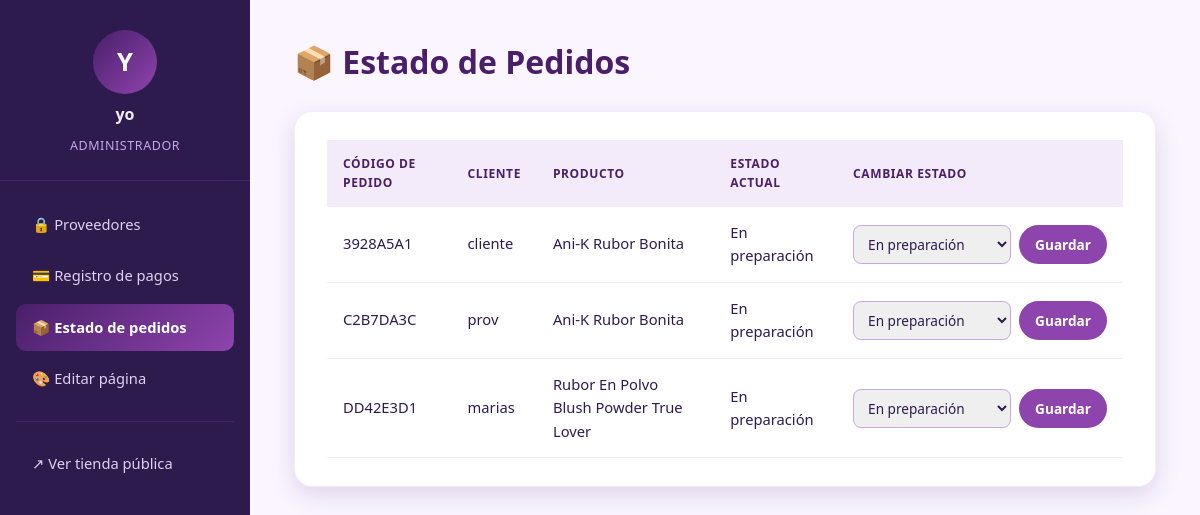
Before: /adm/pedidos/ (signed in) with the older database file.
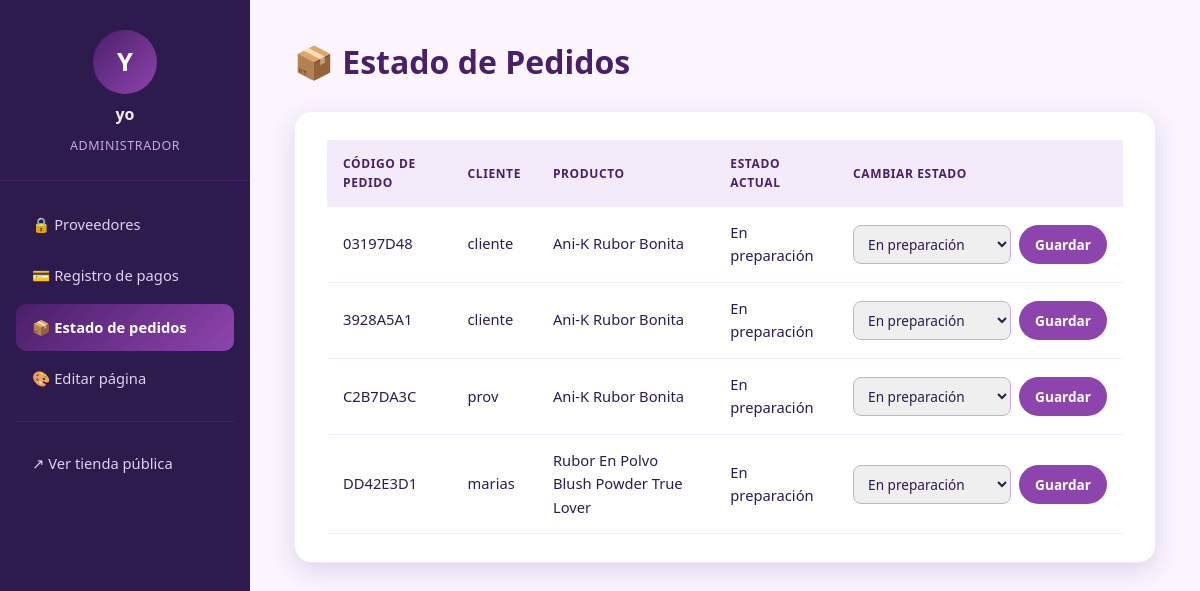
After: the same page with the newer database file.
### rastreo/models.py (models this page shows, shortened)
class Envio(models.Model):
    ESTADOS = [
        ('preparando', 'En preparación'),
        ('listo', 'Listo'),
        ('en_camino', 'En viaje'),
        ('entregado', 'Llegó a su destino'),
        ('cancelado', 'Cancelado'),
    ]
    METODOS_PAGO = [
        ('nequi', 'Nequi'),
        ('tarjeta', 'Tarjeta (Visa/Mastercard)'),
        ('pse', 'PSE'),
        ('mercadopago', 'Mercado Pago'),
        ('contraentrega', 'Pago contraentrega'),
    ]
    cliente = models.ForeignKey(settings.AUTH_USER_MODEL, on_delete=models.CASCADE, related_name='envios')
    producto = models.ForeignKey(Producto, on_delete=models.CASCADE)
    fecha_creacion = models.DateTimeField(auto_now_add=True)
    estado_actual = models.CharField(max_length=20, choices=ESTADOS, default='preparando')
    numero_guia = models.CharField(max_length=20, unique=True)
    cantidad = models.PositiveIntegerField(default=1)
    precio_unitario = models.DecimalField(max_digits=10, decimal_places=2, default=0)
    nombre_destinatario = models.CharField(max_length=150, blank=True)
    telefono = models.CharField(max_length=20, blank=True)
    correo = models.EmailField(blank=True)
    direccion = models.CharField(max_length=255, blank=True)
    departamento = models.CharField(max_length=100, blank=True)
    ciudad = models.CharField(max_length=100, blank=True)
    metodo_pago = models.CharField(max_length=20, choices=METODOS_PAGO, blank=True)

### inventario/models.py (models this page shows, shortened)
class Producto(models.Model):
    proveedor = models.ForeignKey(User, on_delete=models.CASCADE, related_name='productos')
    categoria = models.ForeignKey(Categoria, on_delete=models.SET_NULL, null=True, related_name='articulos')
    nombre = models.CharField(max_length=150)
    marca = models.CharField(max_length=100, blank=True, null=True)
    descripcion = models.TextField()
    precio = models.DecimalField(
        max_digits=10,
        decimal_places=2,
        validators=[MinValueValidator(Decimal("0.00"))],
    )
    cantidad_disponible = models.PositiveIntegerField(default=0)
    imagen = models.ImageField(upload_to='productos/', blank=True, null=True)
    esta_activo = models.BooleanField(default=True, help_text="Permite pausar la venta del producto sin eliminarlo")
    fecha_creacion = models.DateTimeField(auto_now_add=True)
    ultima_actualizacion = models.DateTimeField(auto_now=True)

### administracion/views.py (the view)
# urls.py: path('pedidos/', views.pedidos, name='pedidos'),
@admin_required
def pedidos(request):
    Envio = apps.get_model('rastreo', 'Envio')
    pedidos_lista = (
        Envio.objects
        .select_related('cliente', 'producto')
        .order_by('-fecha_creacion')
    )
    return render(request, 'administracion/pedidos.html', {
        'pedidos': pedidos_lista,
        'estados': Envio.ESTADOS,
        'active': 'pedidos',
    })

### administracion/templates/administracion/pedidos.html (shortened to what this page needs)
{% extends 'administracion/base_admin.html' %}
{% block contenido %}
    <h1>📦 Estado de Pedidos</h1>
    <section class="admin-card">
        {% if pedidos %}
            <table class="admin-table">
                <thead>
                    <tr>
                        <th>Código de pedido</th>
                        <th>Cliente</th>
                        <th>Producto</th>
                        <th>Estado actual</th>
                        <th>Cambiar estado</th>
                    </tr>
                </thead>
                <tbody>
                {% for envio in pedidos %}
                    <tr>
                        <td>{{ envio.numero_guia }}</td>
                        <td>{{ envio.cliente.username }}</td>
                        <td>{{ envio.producto.nombre }}</td>
                        <td>{{ envio.get_estado_actual_display }}</td>
                        <td>
                            <form method="post" action="{% url 'administracion:actualizar_estado_pedido' envio_id=envio.id %}" style="display:flex; gap:8px;">
                                <select name="estado_actual" class="select-estado">
                                    {% for valor, etiqueta in estados %}
                                        <option value="{{ valor }}" {% if valor == envio.estado_actual %}selected{% endif %}>{{ etiqueta }}</option>
                                    {% endfor %}
                                </select>
                                <button type="submit" class="btn btn-approve">Guardar</button>
                            </form>
                        </td>
                    </tr>
                {% endfor %}
                </tbody>
            </table>
        {% else %}
            <p>Todavía no hay pedidos registrados.</p>
        {% endif %}
    </section>
{% endblock %}

Changed rows visible on the page:
added Envio: numero_guia "03197D48", cliente.username "cliente", producto.nombre "Ani-K Rubor Bonita", estado_actual "En preparación"
